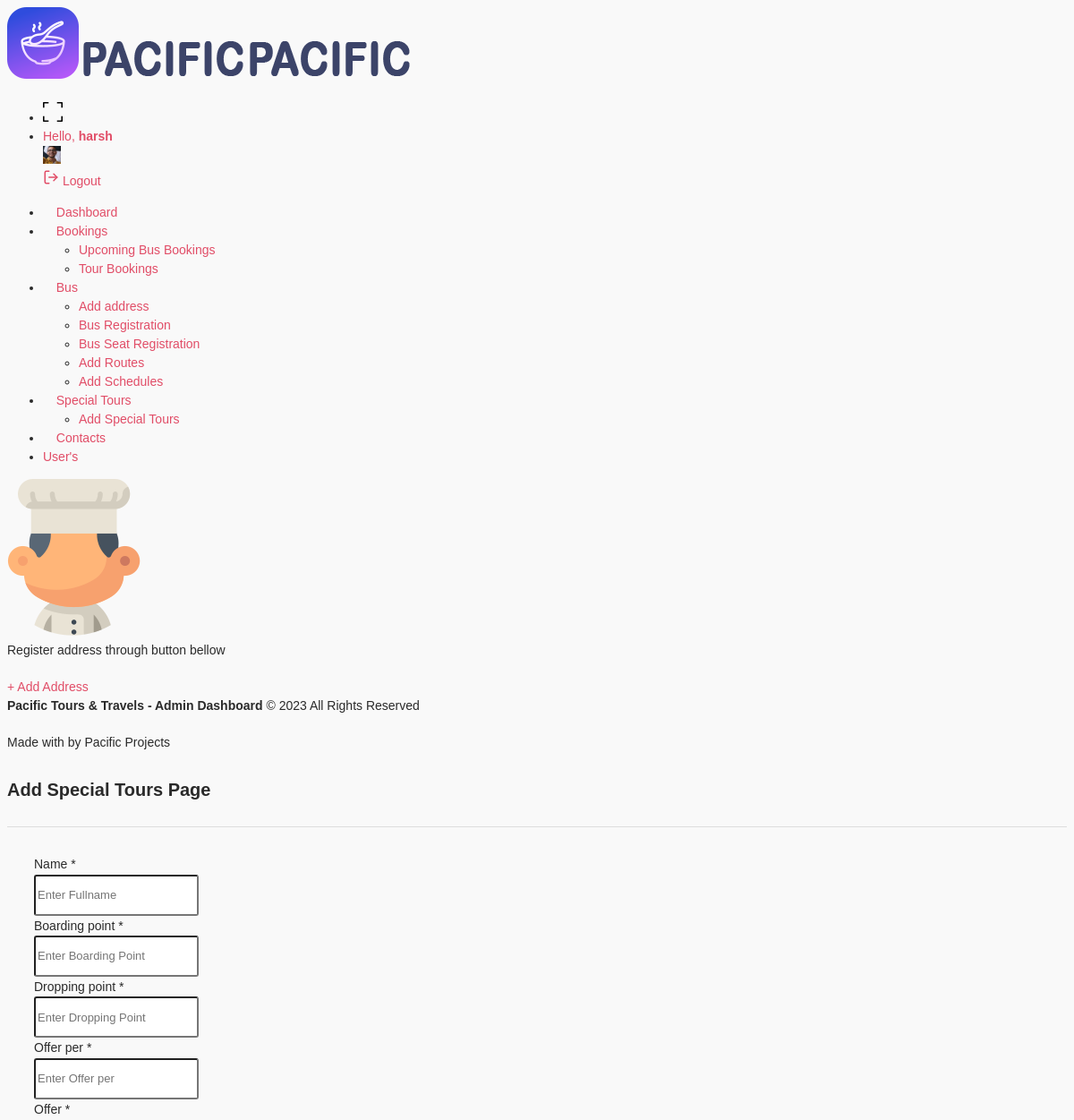
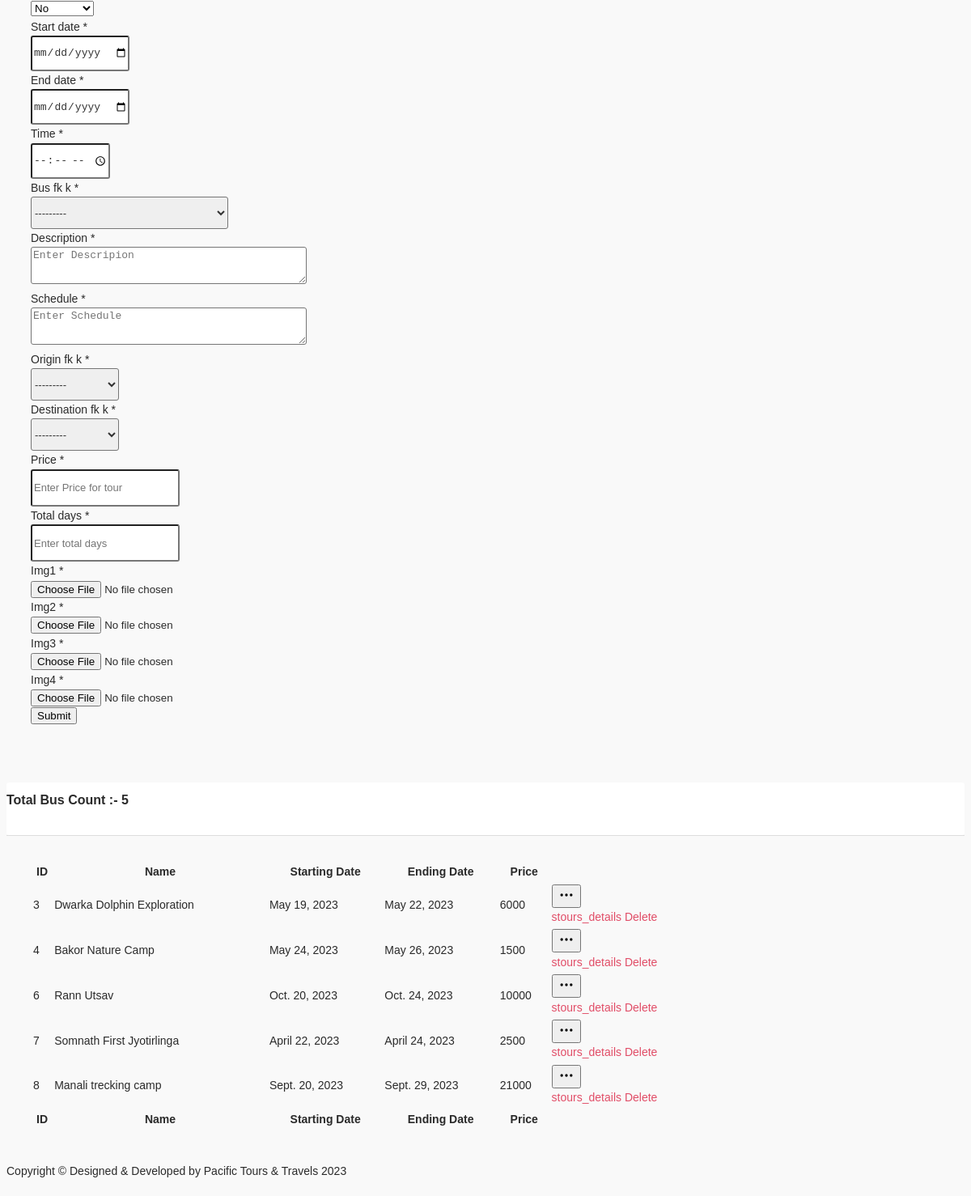
Screenshot of /manager/add_special_tours/ (signed in) with the database file from the repository (2 pictures, top to bottom).
### auth_system/models.py (models this page shows)
class CustomUser(AbstractUser):
    user_type = models.CharField(max_length=10,choices=user_choice,default='customer')
    contact = models.CharField(max_length=10,default='')
    gender = models.CharField(max_length=50,choices=gender_choice,default='male')

### booking/models.py (models this page shows, shortened)
class Special_Tours(models.Model):
    name = models.CharField(max_length=100,blank=False,null=False)
    start_date = models.DateField(default=timezone.now)
    end_date = models.DateField(default=timezone.now)
    time = models.TimeField(default=timezone.now)
    bus_fk_k = models.ForeignKey(Bus,on_delete=models.CASCADE,related_name='special_tours_bus')
    description = models.CharField(max_length=1000)
    schedule = models.CharField(max_length=2000)
    origin_fk_k = models.ForeignKey(Address,on_delete=models.CASCADE,related_name='special_tours_origin_address')
    destination_fk_k = models.ForeignKey(Address,on_delete=models.CASCADE,related_name='special_tours_destination_address')
    price = models.IntegerField()
    total_days = models.CharField(max_length=15)
    boarding_point = models.CharField(max_length=50,null=True,blank=True)
    dropping_point = models.CharField(max_length=50,null=True,blank=True)
    offer = models.BooleanField(default=False,blank=True,null=True)
    offer_per = models.CharField(max_length=10,default='',null=True,blank=True)
    img1 = models.ImageField(upload_to='Images',blank=True,null=True)
    img2 = models.ImageField(upload_to='Images',blank=True,null=True)
    img3 = models.ImageField(upload_to='Images',blank=True,null=True)
    img4 = models.ImageField(upload_to='Images',blank=True,null=True)

### manager/views.py (the view)
# urls.py: path('add_special_tours/',views.add_special_tours,name='add_special_tours'),
@login_required(login_url='auth_system:login_user')
def add_special_tours(request):
    if request.method == 'POST':
        form = Add_Special_toursForm(request.POST,request.FILES)
        if form.is_valid():
            print("hello")
            form.save()
            messages.success(request,'Tour added successfully.')
            return redirect('manager:add_special_tours')
    else:
        form = Add_Special_toursForm()
    context={
        'form':form,
        'cnt':Special_Tours.objects.all().count(),
        'data':Special_Tours.objects.all(),
    }
    return render(request,'manager/add_special_tours.html',context)

### booking/models.py (called while the page is built)
    def __str__(self):
        return f'{self.id} {self.city}'

    def __str__(self):
        return f'id: {self.id} {self.name} {self.seat_type}'

### templates/manager/add_special_tours.html (shortened to what this page needs)
{% extends 'manager/layout.html' %}
{% load static %}
{% block body %}
<div class="content-body">
    <div class="container-fluid">
        <div class="row page-titles mx-0">
            <div class="col-sm-6 p-md-0">
                <div class="welcome-text">
                    <h4>Add Special Tours Page</h4>
                </div>
            </div>
        </div>
        <div class="card-body">
            <div class="form-validation">
                <form class="" action="." method="post" enctype='multipart/form-data'>
                    <div class="row">
                        <div class="col-xl-12">
                            {% for i in form %}
                            <div class="mb-3 row">
                                <label class="col-lg-4 col-form-label">{{ i.label }}
                                    <span class="text-danger">*{{i.error}}</span>
                                </label>
                                <div class="col-lg-6">
                                    {{ i }}
                                </div>
                            </div>
                            {% endfor %}
                            <div class="mb-3 row">
                                <div class="col-lg-8 ms-auto">
                                    <button type="submit" class="btn btn-primary">Submit</button>
                                </div>
                            </div>
                        </div>
                    </div>
                </form>
            </div>
        </div>
        <div class="row">
            <div class="col-12">
                <div class="card">
                    <div class="card-header">
                        <h4 class="card-title">Total Bus Count :- {{cnt}}</h4>
                    </div>
                    <div class="card-body">
                        <div class="table-responsive">
                            <table id="example" class="display" style="min-width: 845px">
                                <thead>
                                    <tr>
                                        <th>ID</th>
                                        <th>Name</th>
                                        <th>Starting Date</th>
                                        <th>Ending Date</th>
                                        <th>Price</th>
                                        <th></th>
                                    </tr>
                                </thead>
                                <tbody>
                                    {% for i in data %}
                                    <tr>
                                        <td>{{i.id}}</td>
                                        <td>{{i.name}}</td>
                                        <td>{{i.start_date}}</td>
                                        <td>{{i.end_date}}</td>
                                        <td>{{i.price}}</td>
                                        <td>
                                            <div class="dropdown">
                                                <button type="button" class="btn btn-success light sharp" data-bs-toggle="dropdown">
                                                </button>
                                                <div class="dropdown-menu">
                                                    <a class="dropdown-item" href="{% url 'manager:stours_details' i.id %}">stours_details</a>
                                                    <a class="dropdown-item" href="{% url 'manager:del_stours' i.id %}">Delete</a>
                                                </div>
                                            </div>
                                        </td>
                                    </tr>
                                    {% endfor %}
                                </tbody>
                                <tfoot>
                                    <tr>
                                        <th>ID</th>
                                        <th>Name</th>
                                        <th>Starting Date</th>
                                        <th>Ending Date</th>
                                        <th>Price</th>
                                        <th></th>
                                    </tr>
                                </tfoot>
                            </table>
                        </div>
                    </div>
                </div>
            </div>
        </div>
    </div>
</div>
{% endblock body %}

### templates/manager/layout.html (shortened to what this page needs)
{% load static %}
<!DOCTYPE html>
<html lang="en">
<head>
    <link href="{% static 'dashboard/vendor/jqvmap/css/jqvmap.min.css' %}" rel="stylesheet">
    <link rel="stylesheet" href="{% static 'dashboard/vendor/chartist/css/chartist.min.css' %}">
    <link href="{% static 'dashboard/vendor/bootstrap-select/dist/css/bootstrap-select.min.css' %}" rel="stylesheet">
    <link href="{% static 'dashboard/css/style.css' %}" rel="stylesheet">
    <link href="{% static 'dashboard/css/LineIcons.css' %}" rel="stylesheet">
    <link rel="stylesheet" href="{% static 'dashboard/icons/flaticon/flaticon.css' %}">
    <link href="{% static 'dashboard/vendor/datatables/css/jquery.dataTables.min.css' %} " rel="stylesheet">
    <link href="{% static 'dashboard/vendor/bootstrap-select/dist/css/bootstrap-select.min.css' %}" rel="stylesheet">
</head>
<body>
    <div id="main-wrapper">
        <div class="nav-header">
            <a href="{% url 'manager:dashboard' %}" class="brand-logo">
                <img class="logo-abbr" src="{% static 'dashboard/images/logo.png' %}" alt="">
                <img class="logo-compact" src="{% static 'dashboard/images/logo-text.png' %}" alt="">
                <img class="brand-title" src="{% static 'dashboard/images/logo-text.png' %}" alt="">
            </a>
        </div>
        <div class="header">
            <div class="header-content">
                <nav class="navbar navbar-expand">
                    <div class="collapse navbar-collapse justify-content-between">
                        <ul class="navbar-nav header-right">
                            <li class="nav-item dropdown notification_dropdown">
                                <a class="nav-link dz-fullscreen primary" href="#">
                                </a>
                            </li>
                            <li class="nav-item dropdown header-profile">
                                <a class="nav-link" href="#" role="button" data-bs-toggle="dropdown">
                                    <div class="header-info">
                                        <span>Hello, <strong>{{user}}</strong></span>
                                    </div>
                                    <img src="{% static 'dashboard/images/profile/pic1.jpg' %}" width="20" alt="" />
                                </a>
                                <div class="dropdown-menu dropdown-menu-right">
                                    <a href="{% url 'auth_system:logout_user' %}" class="dropdown-item ai-icon">
                                        <span class="ms-2">Logout </span>
                                    </a>
                                </div>
                            </li>
                        </ul>
                    </div>
                </nav>
            </div>
        </div>
        <div class="deznav">
            <div class="deznav-scroll">
                <ul class="metismenu" id="menu">
                    <li><a class=" ai-icon" href="{% url 'manager:dashboard' %}" aria-expanded="false">
                            <i class="flaticon-381-networking"></i>
                            <span class="nav-text">Dashboard</span>
                        </a>
                    </li>
                    <li><a class="has-arrow ai-icon" href="javascript:void()" aria-expanded="false">
                            <i class="flaticon-381-notepad"></i>
                            <span class="nav-text">Bookings</span>
                        </a>
                        <ul aria-expanded="false">
                            <li><a href="{% url 'manager:all_bookings' %}">Upcoming Bus Bookings</a></li>
                            <li><a href="{% url 'manager:tour_bookings' %}">Tour Bookings</a></li>
                        </ul>
                    </li>
                    <li><a class="has-arrow ai-icon" href="javascript:void()" aria-expanded="false">
                            <i class="flaticon-381-television"></i>
                            <span class="nav-text">Bus</span>
                        </a>
                        <ul aria-expanded="false">
                            <li><a href="{% url 'manager:add_address' %}">Add address</a></li>
                            <li><a href="{% url 'manager:bus_registration' %}">Bus Registration</a></li>
                            <li><a href="{% url 'manager:add_bus_seat' %}">Bus Seat Registration</a></li>
                            <li><a href="{% url 'manager:add_routes' %}">Add Routes</a></li>
                            <li><a href="{% url 'manager:add_schedules' %}">Add Schedules</a></li>
                        </ul>
                    </li>
                    <li><a class="has-arrow ai-icon" href="javascript:void()" aria-expanded="false">
                            <i class="flaticon-381-controls-3"></i>
                            <span class="nav-text">Special Tours</span>
                        </a>
                        <ul aria-expanded="false">
                            <li><a href="{% url 'manager:add_special_tours' %}">Add Special Tours</a></li>
                        </ul>
                    </li>
                    <li><a class=" ai-icon" href="{% url 'manager:contact_us' %}" aria-expanded="false">
                            <i class="flaticon-381-database"></i>
                            <span class="nav-text">Contacts</span>
                        </a>
                    </li>
                    <li><a class=" ai-icon" href="{% url 'manager:all_users' %}" aria-expanded="false">
                            <span class="nav-text">User's</span>
                        </a>
                    </li>
                </ul>
                <div class="add-menu-sidebar">
                    <img src="images/icon1.png" alt="" />
                    <p>Register address through button bellow</p>
                    <a href="{% url 'manager:add_address' %}" class="btn bg-white text-black">+ Add Address</a>
                </div>
                <div class="copyright">
                    <p><strong>Pacific Tours & Travels - Admin Dashboard</strong> © 2023 All Rights Reserved</p>
                    <p>Made with  by Pacific Projects </p>
                </div>
            </div>
        </div>
        {% block body %}
        {% endblock body %}
        <div class="footer">
            <div class="copyright">
                <p>Copyright © Designed &amp; Developed by Pacific Tours & Travels </a> 2023</p>
            </div>
        </div>
    </div>
</body>
</html>

### rows the page displays
Special_Tours: id "3", name "Dwarka Dolphin Exploration", start_date "May 19, 2023", end_date "May 22, 2023", price "6000"
Special_Tours: id "4", name "Bakor Nature Camp", start_date "May 24, 2023", end_date "May 26, 2023", price "1500"
Special_Tours: id "6", name "Rann Utsav", start_date "Oct. 20, 2023", end_date "Oct. 24, 2023", price "10000"
Special_Tours: id "7", name "Somnath First Jyotirlinga", start_date "April 22, 2023", end_date "April 24, 2023", price "2500"
Special_Tours: id "8", name "Manali trecking camp", start_date "Sept. 20, 2023", end_date "Sept. 29, 2023", price "21000"

### other values shown
{{ user }} "harsh"
{{ i.label }} "Name" "Boarding point" "Dropping point" "Offer per" "Offer" "Start date" "End date" "Time" "Bus fk k" "Description" "Schedule" "Origin fk k" "Destination fk k" "Price" "Total days" "Img1" "Img2" "Img3" "Img4"
{{ cnt }} "5"
